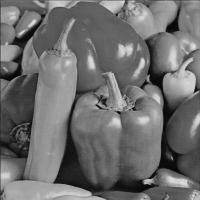
%> input picture Lecciones/Leccion09 15-05-2020/peppers.jpg, 200 x 200 px
$ octave ejemplo2.m   (GNU Octave 9; MATLAB toolbox functions it lacks are replaced by stand-ins)
%> lines starting %> are read from the running program, lines starting %| are printed output that depends on the picture
clc; clear;
pkg load image;

% Ejemplo sobre Reduccion del Histograma
A = imread('peppers.jpg');
%> A is the input picture: size 200x200 uint8; min 0, max 227, mean 109.9
subplot(2, 2, 1);
imshow(A);

A = double(A); % Convertir los valores de imagen a numero real
%> A: size 200x200 double

% Calculo del histograma de A
for i = 0:255
  h2(i+1) = sum(sum(A==i));
endfor
%> after the loop, h2 = 256 values, max 606 at index 99, min 0 at index 226, mean 156.2
subplot(2, 2, 2);
bar(0:255, h2);
title('Forma 2');
xlim([0 255]); % Comando para limitar los valores del eje x

% Modificacion de la Imagen, Reduccion del Histograma
r_min = min(min(A)) % = 0
%> r_min = 0
r_max = max(max(A)) % = 227
%> r_max = 227
s_min = 100;
s_max = 175;
[m, n] = size(A);
%> m = 200; n = 200
B = zeros(m, n);

B = round((((s_max - s_min) / (r_max - r_min)) * (A - r_min)) + s_min);
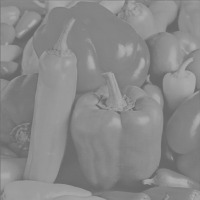
%> B: size 200x200 double; min 100, max 175, mean 136.3
B = uint8(B);
%> B: size 200x200 uint8
subplot(2, 2, 3);
imshow(B);

% Calculo del histograma de B
for i = 0:255
  h2(i+1) = sum(sum(B==i));
endfor
%> after the loop, h2 = 256 values, max 1684 at index 133, min 0 at index 1, mean 156.2
subplot(2, 2, 4);
bar(0:255, h2);
title('Forma 2');
xlim([0 255]); % Comando para limitar los valores del eje x
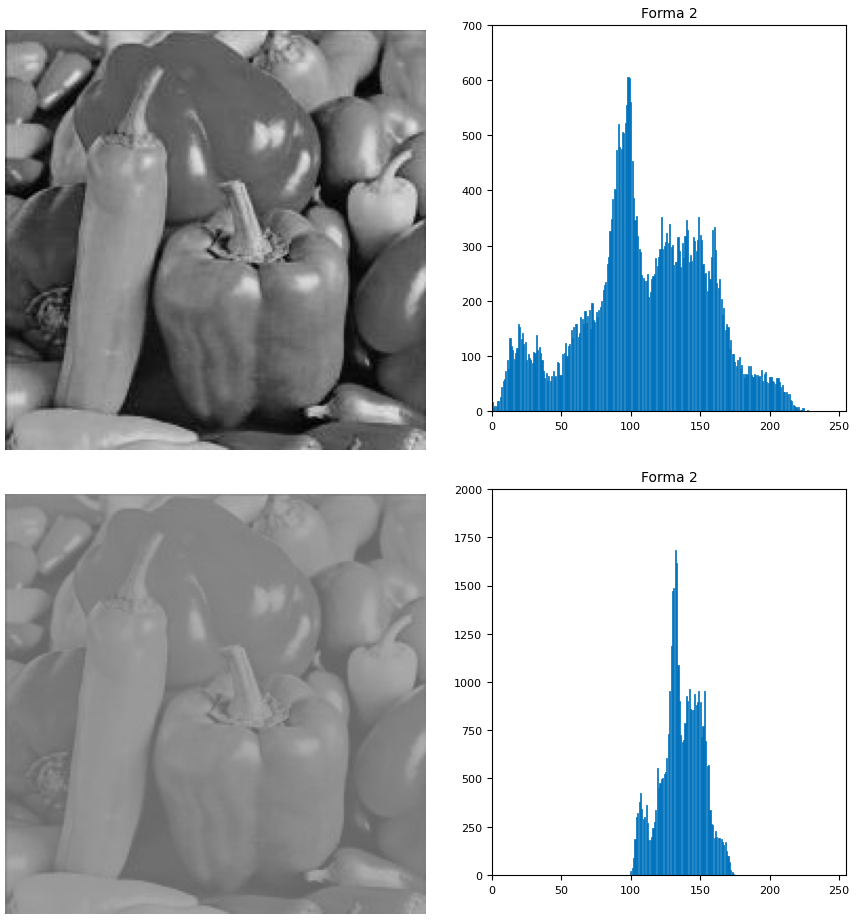
%> figure redrawn from the program's plot data, 4 panels
